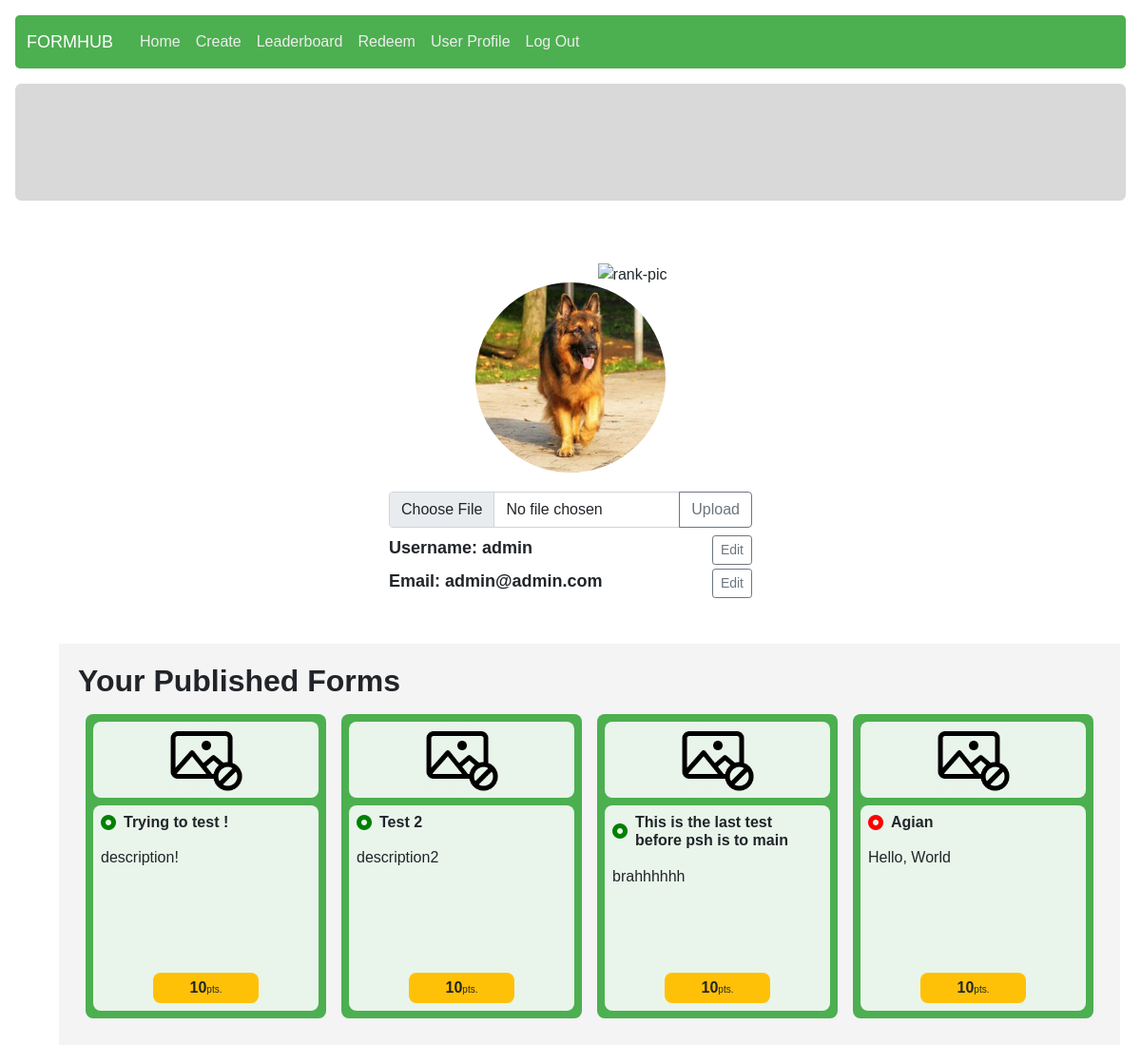
The page /account/ (signed in) on the database its author committed.
### authentication/models.py (models this page shows, shortened)
class User(AbstractUser):
    student_id = models.CharField(max_length = 10, null = True)
    profile_img = models.ImageField(upload_to="static/userprofile/imgs", null = True)

### form_management/models.py (models this page shows, shortened)
class Form(models.Model):
    owner = models.ForeignKey(User, on_delete = models.CASCADE)
    form_name = models.CharField(max_length = 125)
    description = models.CharField(max_length = 1000)
    category = models.ForeignKey(Category, on_delete = models.CASCADE, null = True)
    design = models.JSONField()
    creation_timestamp = models.DateTimeField(auto_now_add = True)
    publish_timestamp = models.DateTimeField(null = True)
    is_open = models.BooleanField(default = False)
    is_sale = models.BooleanField(default = False)
    form_point = models.ForeignKey(Point, on_delete = models.CASCADE, related_name="form_point")

class Point(models.Model):
    form_size = models.CharField(max_length = 2)
    point = models.IntegerField()
    description = models.CharField(max_length = 50, null = True)
    lower_bound = models.IntegerField()
    upper_bound = models.IntegerField()
    def __str__(self):
        return f"{self.point}"

### userprofile/views.py (the view)
# urls.py: path("", views.index, name="index"),
@login_required
def index(request):
    user = User.objects.get(pk = request.user.id)
    user_forms = Form.objects.filter(owner = user)
    responses = PointTransaction.objects.filter(user_id = user)
    num_responses = len(responses)
    if num_responses >= 50:
        rank = 'https://icons.iconarchive.com/icons/iconarchive/badge-trophy/256/Badge-Trophy-21-icon.png'
    elif num_responses >= 25:
        rank = 'https://icons.iconarchive.com/icons/iconarchive/badge-trophy/256/Badge-Trophy-Diamond-4-icon.png'
    else:
        rank = 'https://icons.iconarchive.com/icons/iconarchive/badge-trophy/256/Badge-Trophy-Rubin-2-icon.png'
    dataset_transaction = PointTransaction.objects.filter(user_id=user, point__lt = 0)
    user_datasets = Form.objects.filter(id__in = dataset_transaction)
    return render(request, "userprofile/index.html", {
        "user_profile": user,
        "userpic": user.profile_img,
        "user_forms": user_forms,
        "rank": rank,
        "user_datasets": user_datasets,
        "form_section_title": "Your Published Forms"
    })

### templates/userprofile/index.html (shortened to what this page needs)
{% extends "layout.html" %}
{% load static %}
{% block extra_css %}
    <link rel="stylesheet" href="{% static 'userprofile/userprofile.css' %}">
    <link rel="stylesheet" href="{% static 'answering/index.css' %}">
{% endblock %}
{% block body %}
<div class="container" id ="profile">
    <div class="container mb-5" id="user-prof">
        <div class="container" style="display: flex; flex-direction: column; align-items: center;">
            <img style="height: 70px; width: auto;" src="{{ rank }}" alt="rank-pic" id="rank-pic">
            <img id="prof-pic" src="/{{userpic}}" >
            {% if user_profile.username == user.username %}
                <div class="input-group">
                    <input type="file" class="form-control" id="fileupload" aria-describedby="inputGroupFileAddon04" aria-label="Upload">
                    <button class="btn btn-outline-secondary" type="button" id="inputGroupFileAddon04" onclick="uploadFile()">Upload</button>
                </div>
            {% endif %}
        </div>
        <div class="basics container my-2" id="your-rank">
            <div class="basic-info d-flex justify-content-between mb-1">
                <div id="acct_name">Username: {{ user_profile.username }}</div>
                {% if user_profile.username == user.username %}
                    <button type="button" class="btn btn-outline-secondary btn-sm edit-button" id="edit-acct-name">Edit</button>
                {% endif %}
            </div>
            <div class="basic-info d-flex justify-content-between mb-1">
                <div id="email">Email: {{ user_profile.email }}</div>
                {% if user_profile.username == user.username %}
                    <button type="button" class="btn btn-outline-secondary btn-sm edit-button" id="edit-mail">Edit</button>
                {% endif %}
            </div>
        </div>
    </div>
    <div class="container" id="user-prof-forms">
        <h2><strong>{{ form_section_title }}</strong></h2>
        <div class="all-forms d-flex flex-row flex-wrap">
            {% for form in user_forms %}
                <div class="form-card p-2 d-flex flex-column col-sm-6 col-md-4 col-lg-3" data-code="{{ form.id }}">
                    <div class="form p-2 d-flex flex-column">
                        <div class="img-container d-flex justify-content-center">
                            <img src="{% static 'answering/imgs/no-pic.png' %}" alt="no-photo">
                        </div>
                        <div class="form-meta-data mt-2 p-2">
                            <div class="header d-flex align-items-center mb-3">
                                {% if form.owner.username == user.username %}
                                    {% if not form.is_sale %}
                                        <i class="fa-solid fa-circle-dot status me-2 {% if form.is_open %} active {% else %} closed {% endif %}"></i>
                                    {% else %}
                                        <i class="fa-regular fa-money-bill-1 status me-2"></i>
                                    {% endif %}
                                {% endif %}
                                <h6 class="form-name my-0">{{ form.form_name }}</h6>
                            </div>
                            <div class="description">
                                {{ form.description }}
                            </div>
                            <div class="bottom-section mt-auto p-1">
                                <span class="point">{{ form.form_point }}</span><span class="unit">pts.</span>
                            </div>
                        </div>
                    </div>
                </div>
            {% empty %}
                <h3>No form</h3>
            {% endfor %}
        </div>
    </div>
</div>
{% endblock %}

### static/core/core.css (style rules this page uses)
* { margin: 0; padding: 0; box-sizing: border-box; font-family: Helvetica; }

### static/userprofile/userprofile.css (style rules this page uses)
#prof-pic { border-radius: 50%; width: 200px; height: 200px; margin-bottom:20px; }
#user-prof { max-width: 430px; }
#acct_name, #email { font-weight: bold; font-size: large; }
#rank-pic { position: relative; top: 50px; left: 65px; }
#user-prof-forms { margin: 20px; padding: 20px; background-color: #F4F4F4; }
.active { color: green; }
.closed { color: red; }

### static/answering/index.css (style rules this page uses)
:root { --main-bg: #4CAF50; --card-trans-bg: #FFFFFFE0; }

### rows shown on the page
User: profile_img (picture), username "admin", email "admin@admin.com"
Form: is_sale False (drawn), form_name "Trying to test !", description "description!", form_point "10"
Form: is_sale False (drawn), form_name "Test 2", description "description2", form_point "10"
Form: is_sale False (drawn), form_name "This is the last test before psh is to main", description "brahhhhhh", form_point "10"
Form: is_sale False (drawn), form_name "Agian", description "Hello, World", form_point "10"
